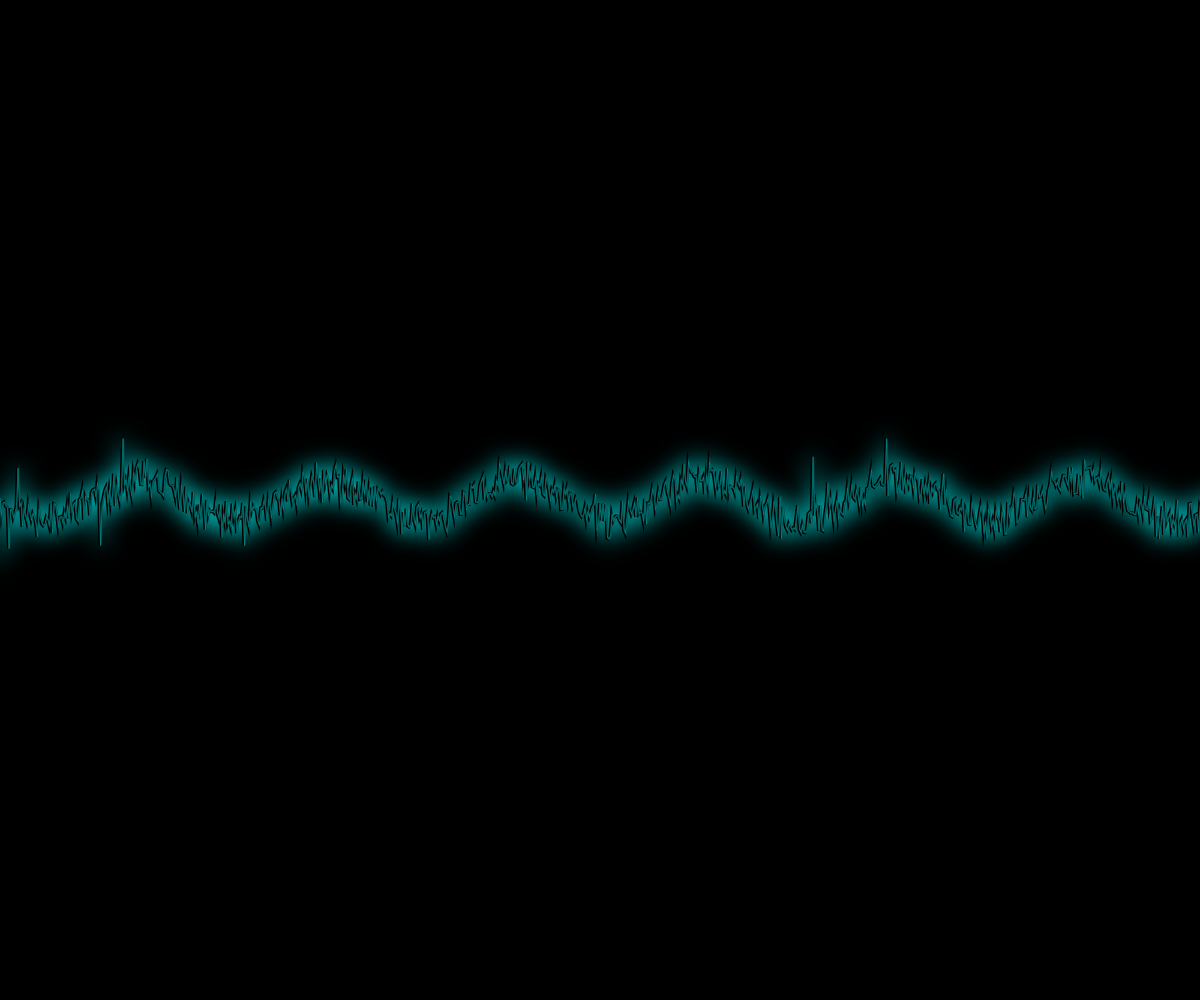
Frame 1 (no input)
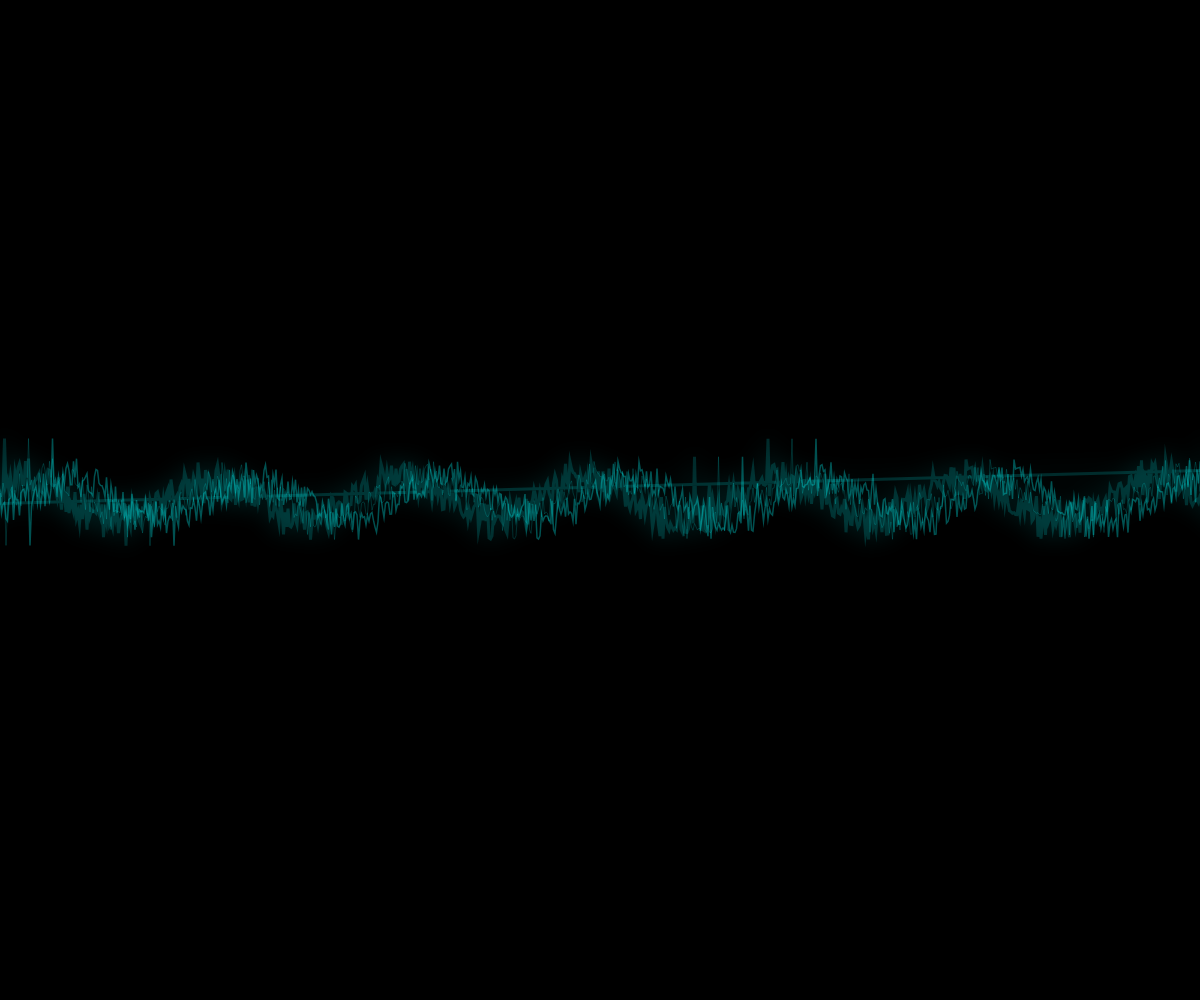
Frame 60 (no input)
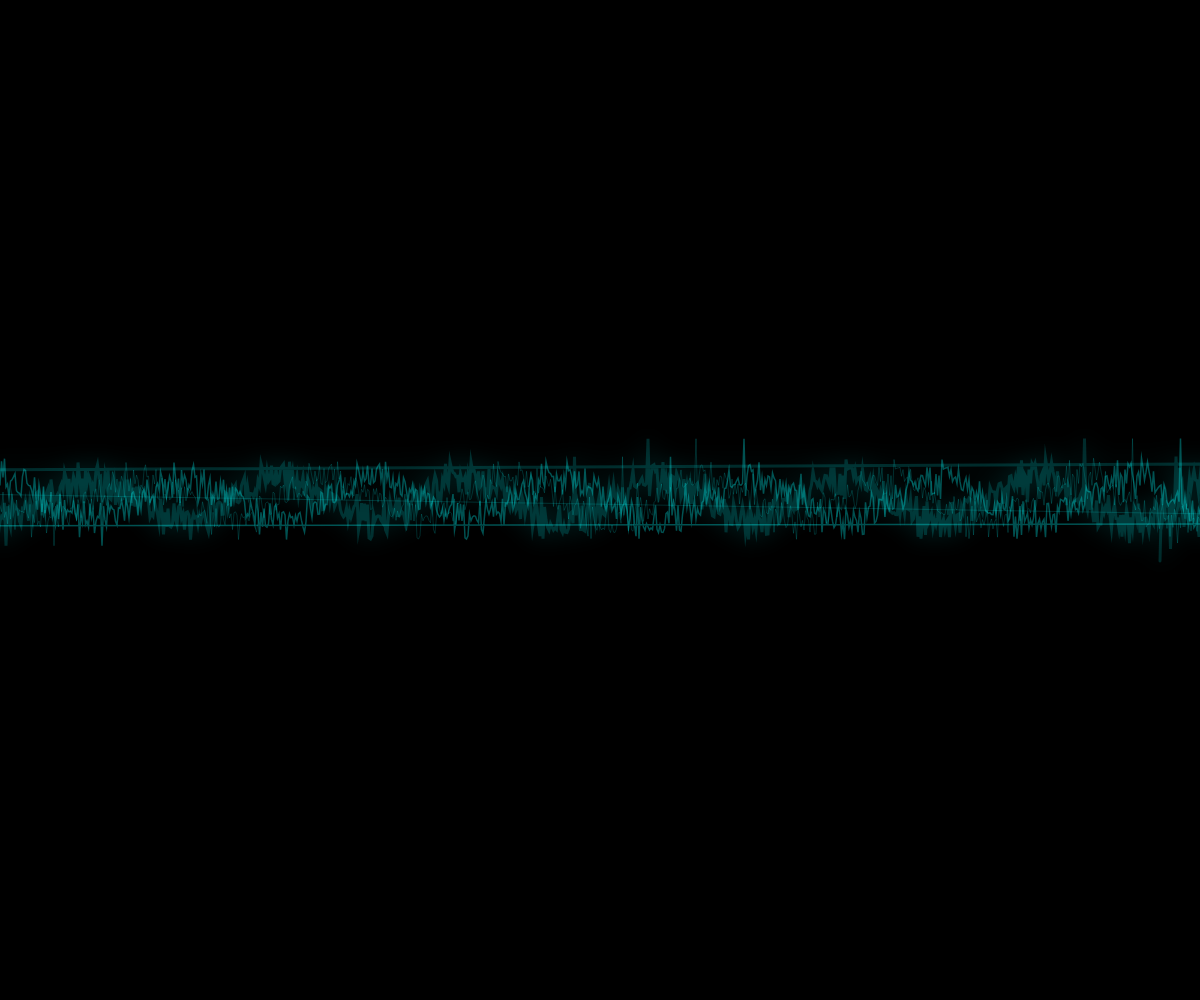
Frame 120 (the mouse pressed at the canvas centre since frame 60)

The p5.js sketch that drew these frames (run headless with seeded random() and noise() and a simulated clock; from frame 60 on, the mouse is pressed at the canvas centre):

// p5.js sketch
// ── sketch.js
let heartbeats = [];
let time = 0;

function setup() {
  createCanvas(windowWidth, windowHeight);
  
  // Generate a highly irregular EKG waveform with predictable groupings
  for (let i = 0; i < 3000; i++) {
    let x = i * 1.5;
    let y = 0;
    
    // Main heartbeat peak - regular grouping pattern
    if (i % random(80, 120) === 0) {
      y += random(100, 150);
    }
    
    // Additional spikes for chaotic pattern
    if (i % random(30, 70) === 0) {
      y += random(-50, -20);
    }
    
    // Add groupings of spikes and dips
    if (i % random(100, 150) < 20) {
      for (let j = 0; j < 3; j++) {
        if (i + j * 10 < 3000) {
          // Ensure we don't access undefined elements
          if (heartbeats[i + j * 10]) {
            heartbeats[i + j * 10].y += random(-40, 40);
          }
        }
      }
    }
    
    // Random irregularities for natural variation
    if (random() > 0.98) {
      y += random(-60, 60);
    }
    
    // Add some smooth but unpredictable waves
    y += sin(i * 0.05 + time * 0.01) * random(10, 30);
    
    // Add chaotic noise for unpredictability
    y += random(-15, 15);
    
    heartbeats.push({ x, y });
  }
}

function draw() {
  background(0);
  
  // Animate the scrolling effect
  time += 2;
  
  strokeWeight(3);
  noFill();
  
  // Draw main EKG line with intense neon glow
  drawingContext.shadowBlur = 25;
  drawingContext.shadowColor = color(0, 255, 255);
  
  beginShape();
  for (let i = 0; i < heartbeats.length; i++) {
    let x = heartbeats[i].x - time;
    let y = heartbeats[i].y;
    
    // Wrap around the canvas
    if (x < -100) x += width + 200;
    
    vertex(x, height/2 + y);
  }
  endShape();
  
  // Reset shadow
  drawingContext.shadowBlur = 0;
  
  // Draw a second, fainter line for more visual complexity
  stroke(0, 255, 255, 80);
  strokeWeight(1.5);
  
  beginShape();
  for (let i = 0; i < heartbeats.length; i++) {
    let x = heartbeats[i].x - time * 0.6;
    let y = heartbeats[i].y;
    
    if (x < -100) x += width + 200;
    
    vertex(x, height/2 + y);
  }
  endShape();
  
  // Draw a third, even fainter line for depth
  stroke(0, 255, 255, 40);
  strokeWeight(1);
  
  beginShape();
  for (let i = 0; i < heartbeats.length; i++) {
    let x = heartbeats[i].x - time * 0.8;
    let y = heartbeats[i].y;
    
    if (x < -100) x += width + 200;
    
    vertex(x, height/2 + y);
  }
  endShape();
}

function windowResized() {
  resizeCanvas(windowWidth, windowHeight);
}
